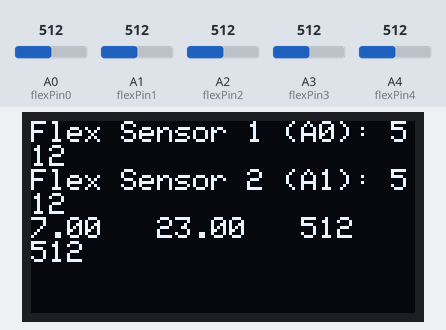
Bench run of a sketch on a simulated Arduino Uno, built with avr-gcc and run on an emulated ATmega328P. Shown: 128×64 one-colour display. The test bench sets the inputs (shaded band); at power-on: A0 (flexPin0) = 512, A1 (flexPin1) = 512, A2 (flexPin2) = 512, A3 (flexPin3) = 512, A4 (flexPin4) = 512. Storage starts empty.

Above: at 3.2 s.
3.3 s: A0 (flexPin0) set to 716
At 4.2 s:
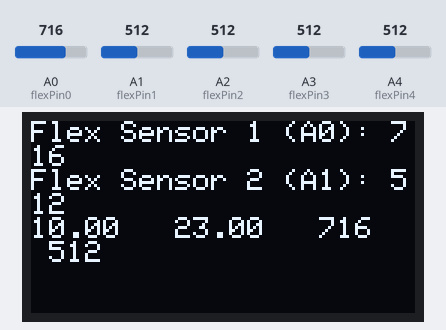
5.0 s: A1 (flexPin1) set to 716
At 6.3 s:
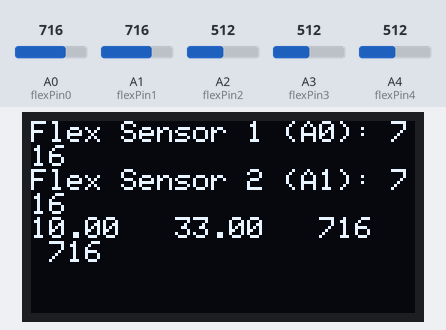
6.6 s: A0 (flexPin0) set to 992
At 7.6 s:
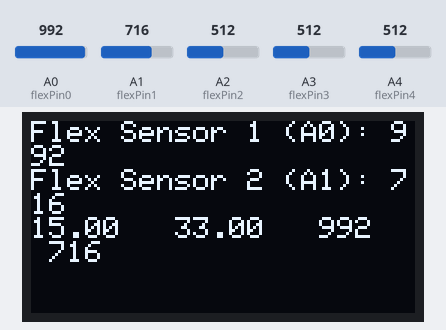
8.3 s: A1 (flexPin1) set to 992
At 8.9 s:
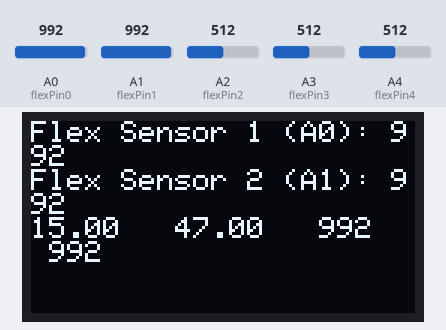
10.0 s: A0 (flexPin0) set to 306
At 11.3 s:
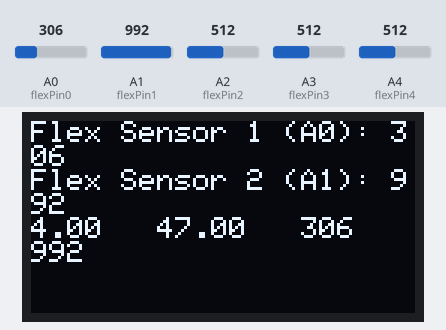
11.7 s: A1 (flexPin1) set to 306
At 12.6 s:
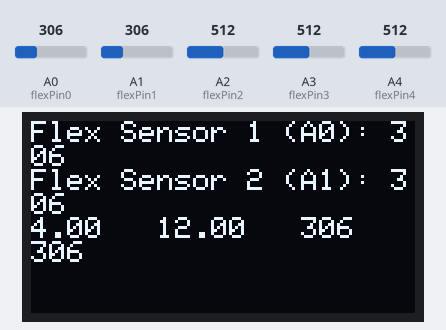
Timing chart, 0 to 14.4 s (numbered marks = the images above; inputs shaded):
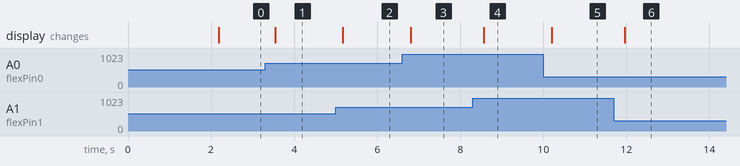

Measured:
- after the input at 3.3 s, the display: changes after 0.24 s (image 1)
- after the input at 5.0 s, the display: changes after 0.17 s (image 2)
- after the input at 6.6 s, the display: changes after 0.20 s (image 3)
- after the input at 8.3 s, the display: changes after 0.27 s (image 4)
- after the input at 10.0 s, the display: changes after 0.20 s (image 5)
- after the input at 11.7 s, the display: changes after 0.27 s (image 6)

The sketch:

code.ino
```cpp
#include <Wire.h>
#include <Adafruit_GFX.h>
#include <Adafruit_SSD1306.h>
#include <TMRpcm.h>
#include <SD.h>

#define SCREEN_WIDTH 128 // OLED display width, in pixels
#define SCREEN_HEIGHT 64 // OLED display height, in pixels

#define OLED_RESET    4 // Reset pin # (or -1 if sharing Arduino reset pin)
Adafruit_SSD1306 display(SCREEN_WIDTH, SCREEN_HEIGHT, &Wire, OLED_RESET);

#define SD_ChipSelectPin 10

TMRpcm tmrpcm;
const int flexPin0 = A0;
const int flexPin1 = A1;
const int flexPin2 = A2;
const int flexPin3 = A3;
const int flexPin4 = A4;

int temp = 0;
int LangV = 0;

void setup() {
  tmrpcm.speakerPin = 9;
  tmrpcm.setVolume(5);

  Serial.begin(9600);

  if (!SD.begin(SD_ChipSelectPin)) {
    Serial.println("SD fail");
    return;
  }

  pinMode(flexPin0, INPUT);
  pinMode(flexPin1, INPUT);
  pinMode(flexPin2, INPUT);
  pinMode(flexPin3, INPUT);
  pinMode(flexPin4, INPUT);

  // Initialize OLED display
  if (!display.begin(SSD1306_SWITCHCAPVCC, 0x3C)) {
    Serial.println(F("SSD1306 allocation failed"));
    for (;;);
  }
  delay(2000);  // Pause for 2 seconds
  display.clearDisplay();
  display.setTextSize(1);      // Normal 1:1 pixel scale
  display.setTextColor(SSD1306_WHITE); // Draw white text
}

void loop() {
  int thumbFinger = analogRead(flexPin0);
  int pointFinger = analogRead(flexPin1);
  int midFinger = analogRead(flexPin2);
  int ringFinger = analogRead(flexPin3);
  int smallFinger = analogRead(flexPin4);

  float angle1 = map(thumbFinger, 60, 120, 0, 1);
  float angle2 = map(pointFinger, 50, 70, 0, 1);
  float angle3 = map(midFinger, 200, 350, 0, 4);
  float angle4 = map(ringFinger, 100, 250, 0, 4);
  float angle5 = map(smallFinger, 60, 100, 0, 4);

  display.clearDisplay();
  display.setCursor(0, 0);
  display.print("Flex Sensor 1 (A0): ");
  display.println(thumbFinger);
  display.print("Flex Sensor 2 (A1): ");
  display.println(pointFinger);

  display.print(angle1); display.print("   ");
  display.print(angle2); display.print("   ");
  display.print(thumbFinger); display.print("   ");
  display.println(pointFinger); display.print("   ");

  if (LangV == 0) {
    if (angle1 == 0 && angle2 == 0) {
      printaudioEnglish(1);
    }
    if (angle1 == 1 && angle2 == 0) {
      printaudioEnglish(2);
    }
    if (angle1 == 0 && angle2 == 1) {
      printaudioEnglish(3);
    }
    if (angle1 == 1 && angle2 == 1) {
      printaudioEnglish(4);
    }

    delay(100);
  }

  display.display();
}

void printaudioEnglish(int i) {
  if (i != temp) {
    if (i == 3) {
      display.print(" VIMUN ");
      tmrpcm.play("V.wav");
      delay(2000);
    }
    if (i == 2) {
      display.print(" ENTE PEERU");
      tmrpcm.play("M.wav");
      delay(2000);
    }
    if (i == 4) {
      display.print(" HAI NAMASKARAM ");
      tmrpcm.play("M1.wav");
      delay(2000);
    }
    temp = i;
  } else {
    // Print playback status when not playing audio
    if (!tmrpcm.isPlaying()) {
      display.print("No audio playing");
    }
  }
}
```
